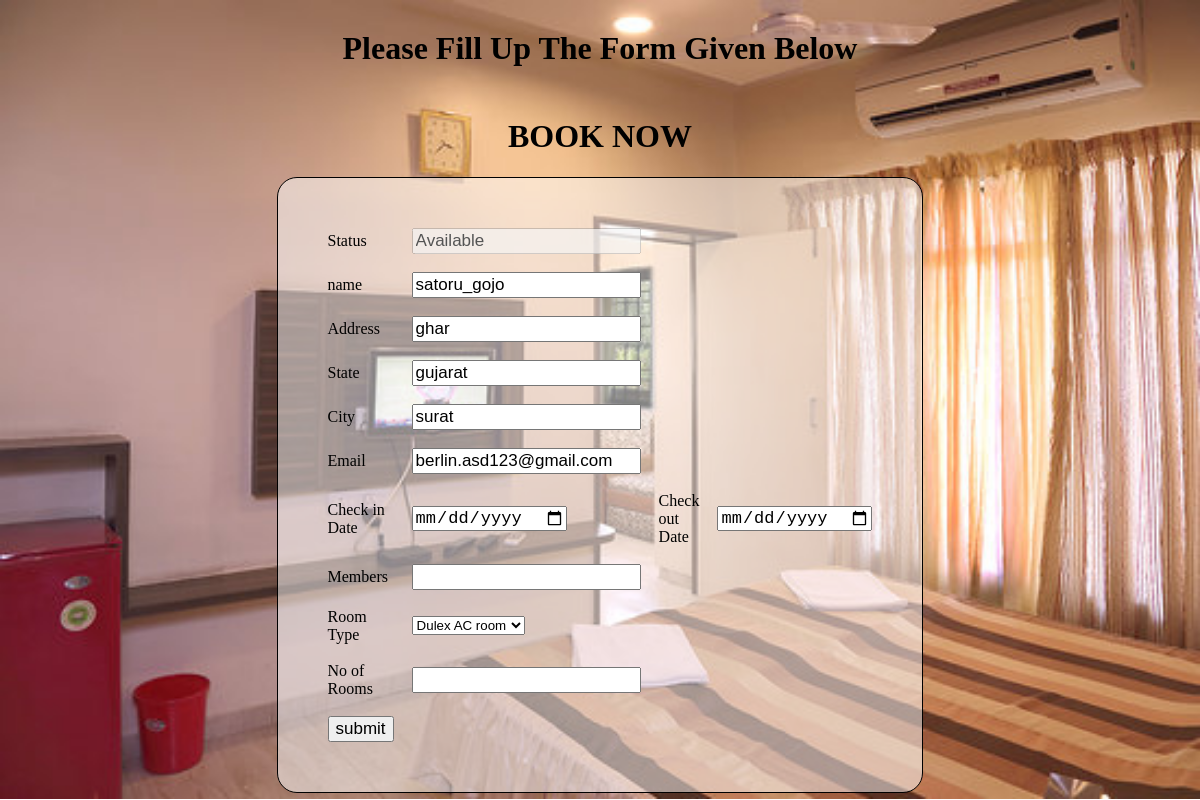
The app's page /r2.php (signed in) with its own data.
### tables this page shows
CREATE TABLE `registered_users` (
  `id` int(11) NOT NULL,
  `name` varchar(100) NOT NULL,
  `username` varchar(100) NOT NULL,
  `age` int(50) NOT NULL,
  `gen` varchar(20) NOT NULL,
  `email` varchar(100) NOT NULL,
  `password` varchar(100) NOT NULL,
  `address` varchar(200) NOT NULL,
  `city` varchar(20) NOT NULL,
  `state` varchar(20) NOT NULL,
  `mno` bigint(10) NOT NULL,
  `adno` bigint(12) NOT NULL,
  `status` varchar(25) DEFAULT NULL,
  `resettoken` varchar(255) DEFAULT NULL,
  `resettokenexpire` date DEFAULT NULL
);

### r2.php (the view, shortened to what this page needs)
<!DOCTYPE html>
<html lang="en">
<head>
</head>
<body>
    <div id="r1-container">
         <?php
    $conn = connection();
    $loginUsername = $_SESSION['username'];
    $sql = "SELECT * FROM `registered_users` WHERE username = '$loginUsername'";
    $loginUser = $conn->query($sql);
    if ($loginUser->num_rows > 0) {
        while ($row = $loginUser->fetch_assoc()) {
            ?>
            <h1>Please Fill Up The Form Given Below</h1>
            <form action="r1.php" method="post">
                <h1>BOOK NOW</h1>
                <table>
                    <tr>
                        <td>Status</td>
                        <td><input type="text" name="Status" value="Available" class="g" disabled="disabled" title="Status"></td>
                    </tr>
                    <tr>
                        <td>name</td>
                        <td><input type="text" name="name" title="name" readonly
                                   value=<?php echo (isset($row['username']) && $row['username'] != null) ? $row['username'] : "" ?>>
                        </td>
                    </tr>
                    <tr>
                        <td>Address</td>
                        <td><input type="text" name="address" title="address" readonly
                                   value=<?php echo (isset($row['address']) && $row['address'] != null) ? $row['address'] : "" ?>>
                        </td>
                    </tr>
                    <tr>
                        <td>State</td>
                        <td><input type="text" name="state" title="state" readonly
                                   value=<?php echo (isset($row['state']) && $row['state'] != null) ? $row['state'] : "" ?>>
                        </td>
                    </tr>
                    <tr>
                        <td>City</td>
                        <td>
                            <input type="text" name="city" title="city" readonly
                                   value=<?php echo (isset($row['city']) && $row['city'] != null) ? $row['city'] : "" ?>>
                        </td>
                    </tr>
                    <tr>
                        <td>Email</td>
                        <td>
                            <input type="email" name="email" title="email" readonly
                                   value=<?php echo (isset($row['email']) && $row['email'] != null) ? $row['email'] : "" ?>>
                        </td>
                    </tr>
                    <tr>
                        <td>Check in Date</td>
                        <td><input type="date" name="cin" title="cindate" required></td>
                        <td>Check out Date</td>
                        <td><input type="date" name="cout" title="coutdate" required></td>
                    </tr>
                    <tr>
                        <td>Members</td>
                        <td><input type="text" name="members" title="members"  required></td>
                    </tr>
                    <tr>
                        <td>Room Type</td>
                        <td>
                            <select name="roomtype">
                                <option value="Ac rooms">Dulex AC room</option>
                            </select>
                        </td>
                    </tr>
                    <tr>
                        <td>No of Rooms</td>
                        <td><input type="text" name="noofroom" title="No of Room" required ></td>
                    </tr>
                    <tr>
                        <td><input type="submit" name="submit" value="submit"></td>
                    </tr>
                </table>
            </form>
            <?php
          }
    } else {
        echo "0 results";
    }
    ?>
</div>
</body>
</html>

### r2.php (style rules this page uses)
body { background-image: url('./img/ac3.jpg'); background-repeat:no-repeat; background-size: 100%; }
#r1-container h1 { text-align:center; margin-top: 30px; }
form { display: flex; justify-content:center; align-items: center; flex-direction:column; }
table { width: 200px; height:150px; border:1px solid black; background-color: rgba(255,255,255,0.5); padding: 40px; border-radius:20px; }
table tr td { padding: 8px; }
table tr td input { font-size:17px; }

### records on screen
registered_users: name "satoru_gojo", address "ghar", state "gujarat", city "surat", email "berlin.asd123@gmail.com"
